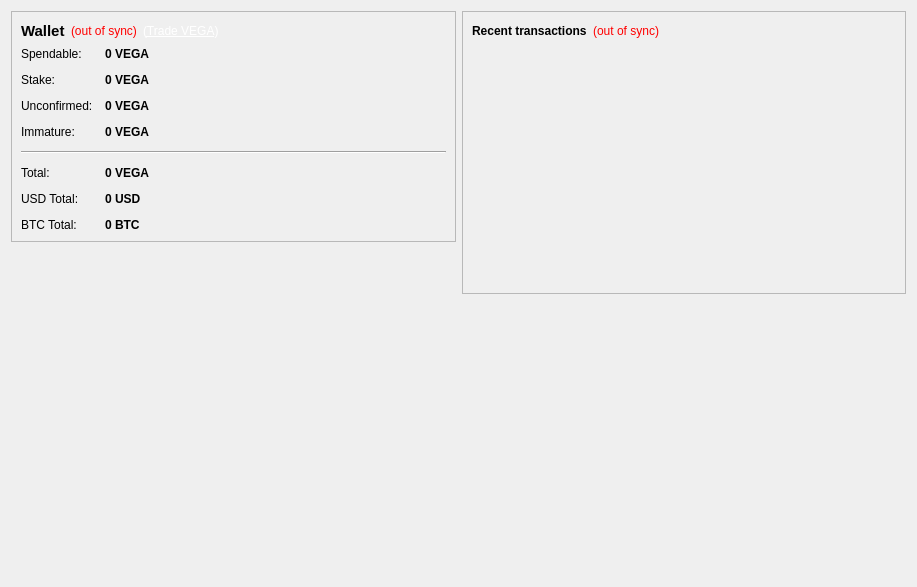
<?xml version="1.0" encoding="UTF-8"?>
<ui version="4.0">
 <class>OverviewPage</class>
 <widget class="QWidget" name="OverviewPage">
  <property name="geometry">
   <rect>
    <x>0</x>
    <y>0</y>
    <width>917</width>
    <height>587</height>
   </rect>
  </property>
  <property name="windowTitle">
   <string>Form</string>
  </property>
  <layout class="QHBoxLayout" name="horizontalLayout" stretch="1,1">
   <item>
    <layout class="QVBoxLayout" name="verticalLayout_2">
     <item>
      <widget class="QFrame" name="frame">
       <property name="frameShape">
        <enum>QFrame::StyledPanel</enum>
       </property>
       <property name="frameShadow">
        <enum>QFrame::Raised</enum>
       </property>
       <layout class="QVBoxLayout" name="verticalLayout_4">
        <item>
         <layout class="QHBoxLayout" name="horizontalLayout_4">
          <item>
           <widget class="QLabel" name="label_5">
            <property name="font">
             <font>
              <pointsize>11</pointsize>
              <weight>75</weight>
              <bold>true</bold>
             </font>
            </property>
            <property name="text">
             <string>Wallet</string>
            </property>
           </widget>
          </item>
          <item>
           <widget class="QLabel" name="labelWalletStatus">
            <property name="toolTip">
             <string>The displayed information may be out of date. Your wallet automatically synchronizes with the Vegacoin network after a connection is established, but this process has not completed yet.</string>
            </property>
            <property name="styleSheet">
             <string notr="true">QLabel { color: red; }</string>
            </property>
            <property name="text">
             <string notr="true">(out of sync)</string>
            </property>
            <property name="alignment">
             <set>Qt::AlignLeading|Qt::AlignLeft|Qt::AlignVCenter</set>
            </property>
           </widget>
          </item>
          <item>
           <widget class="QLabel" name="labelTradeLink">
            <property name="cursor">
             <cursorShape>PointingHandCursor</cursorShape>
            </property>
            <property name="text">
             <string>&lt;div style=&quot;color: #fff;&quot;&gt;(&lt;a href=&quot;https://www.cryptopia.co.nz/Exchange/?market=VEGA_BTC&quot; style=&quot;color: #fff;&quot;&gt;Trade VEGA&lt;/a&gt;)&lt;/div&gt;</string>
            </property>
            <property name="openExternalLinks">
             <bool>true</bool>
            </property>
           </widget>
          </item>
          <item>
           <spacer name="horizontalSpacer_2">
            <property name="orientation">
             <enum>Qt::Horizontal</enum>
            </property>
            <property name="sizeHint" stdset="0">
             <size>
              <width>40</width>
              <height>20</height>
             </size>
            </property>
           </spacer>
          </item>
         </layout>
        </item>
        <item>
         <layout class="QFormLayout" name="formLayout_2">
          <property name="fieldGrowthPolicy">
           <enum>QFormLayout::AllNonFixedFieldsGrow</enum>
          </property>
          <property name="horizontalSpacing">
           <number>12</number>
          </property>
          <property name="verticalSpacing">
           <number>12</number>
          </property>
          <item row="0" column="0">
           <widget class="QLabel" name="label">
            <property name="text">
             <string>Spendable:</string>
            </property>
           </widget>
          </item>
          <item row="0" column="1">
           <widget class="QLabel" name="labelBalance">
            <property name="font">
             <font>
              <weight>75</weight>
              <bold>true</bold>
             </font>
            </property>
            <property name="cursor">
             <cursorShape>IBeamCursor</cursorShape>
            </property>
            <property name="toolTip">
             <string>Your current spendable balance</string>
            </property>
            <property name="text">
             <string notr="true">0 VEGA</string>
            </property>
            <property name="textInteractionFlags">
             <set>Qt::LinksAccessibleByMouse|Qt::TextSelectableByKeyboard|Qt::TextSelectableByMouse</set>
            </property>
           </widget>
          </item>
          <item row="1" column="0">
           <widget class="QLabel" name="label_6">
            <property name="text">
             <string>Stake:</string>
            </property>
           </widget>
          </item>
          <item row="1" column="1">
           <widget class="QLabel" name="labelStake">
            <property name="font">
             <font>
              <weight>75</weight>
              <bold>true</bold>
             </font>
            </property>
            <property name="cursor">
             <cursorShape>IBeamCursor</cursorShape>
            </property>
            <property name="toolTip">
             <string>Total of coins that was staked, and do not yet count toward the current balance</string>
            </property>
            <property name="text">
             <string notr="true">0 VEGA</string>
            </property>
            <property name="textInteractionFlags">
             <set>Qt::LinksAccessibleByMouse|Qt::TextSelectableByKeyboard|Qt::TextSelectableByMouse</set>
            </property>
           </widget>
          </item>
          <item row="2" column="0">
           <widget class="QLabel" name="label_3">
            <property name="text">
             <string>Unconfirmed:</string>
            </property>
           </widget>
          </item>
          <item row="2" column="1">
           <widget class="QLabel" name="labelUnconfirmed">
            <property name="font">
             <font>
              <weight>75</weight>
              <bold>true</bold>
             </font>
            </property>
            <property name="cursor">
             <cursorShape>IBeamCursor</cursorShape>
            </property>
            <property name="toolTip">
             <string>Total of transactions that have yet to be confirmed, and do not yet count toward the current balance</string>
            </property>
            <property name="text">
             <string notr="true">0 VEGA</string>
            </property>
            <property name="textInteractionFlags">
             <set>Qt::LinksAccessibleByMouse|Qt::TextSelectableByKeyboard|Qt::TextSelectableByMouse</set>
            </property>
           </widget>
          </item>
          <item row="3" column="0">
           <widget class="QLabel" name="labelImmatureText">
            <property name="text">
             <string>Immature:</string>
            </property>
           </widget>
          </item>
          <item row="3" column="1">
           <widget class="QLabel" name="labelImmature">
            <property name="font">
             <font>
              <weight>75</weight>
              <bold>true</bold>
             </font>
            </property>
            <property name="toolTip">
             <string>Mined balance that has not yet matured</string>
            </property>
            <property name="text">
             <string notr="true">0 VEGA</string>
            </property>
            <property name="textInteractionFlags">
             <set>Qt::LinksAccessibleByMouse|Qt::TextSelectableByKeyboard|Qt::TextSelectableByMouse</set>
            </property>
           </widget>
          </item>
          <item row="4" column="0" colspan="2">
           <widget class="Line" name="line">
            <property name="orientation">
             <enum>Qt::Horizontal</enum>
            </property>
           </widget>
          </item>
          <item row="5" column="0">
           <widget class="QLabel" name="labelTotalText">
            <property name="text">
             <string>Total:</string>
            </property>
           </widget>
          </item>
          <item row="5" column="1">
           <widget class="QLabel" name="labelTotal">
            <property name="font">
             <font>
              <weight>75</weight>
              <bold>true</bold>
             </font>
            </property>
            <property name="cursor">
             <cursorShape>IBeamCursor</cursorShape>
            </property>
            <property name="toolTip">
             <string>Your current total balance</string>
            </property>
            <property name="text">
             <string notr="true">0 VEGA</string>
            </property>
            <property name="textInteractionFlags">
             <set>Qt::LinksAccessibleByMouse|Qt::TextSelectableByKeyboard|Qt::TextSelectableByMouse</set>
            </property>
           </widget>
          </item>
          <item row="6" column="0">
           <widget class="QLabel" name="label_7">
            <property name="text">
             <string>USD Total:</string>
            </property>
           </widget>
          </item>
          <item row="6" column="1">
           <widget class="QLabel" name="labelUSDTotal">
            <property name="font">
             <font>
              <weight>75</weight>
              <bold>true</bold>
             </font>
            </property>
            <property name="cursor">
             <cursorShape>IBeamCursor</cursorShape>
            </property>
            <property name="toolTip">
             <string>Your current total balance in USD, Rate is not updated often</string>
            </property>
            <property name="text">
             <string>0 USD</string>
            </property>
           </widget>
          </item>
          <item row="7" column="0">
           <widget class="QLabel" name="label_9">
            <property name="text">
             <string>BTC Total:</string>
            </property>
           </widget>
          </item>
          <item row="7" column="1">
           <widget class="QLabel" name="labelBTCTotal">
            <property name="font">
             <font>
              <weight>75</weight>
              <bold>true</bold>
             </font>
            </property>
            <property name="cursor">
             <cursorShape>IBeamCursor</cursorShape>
            </property>
            <property name="toolTip">
             <string>Your current total balance in BTC, Rate is not updated often</string>
            </property>
            <property name="text">
             <string>0 BTC</string>
            </property>
           </widget>
          </item>
         </layout>
        </item>
       </layout>
      </widget>
     </item>
     <item>
      <spacer name="verticalSpacer">
       <property name="orientation">
        <enum>Qt::Vertical</enum>
       </property>
       <property name="sizeHint" stdset="0">
        <size>
         <width>20</width>
         <height>40</height>
        </size>
       </property>
      </spacer>
     </item>
     <item>
      <widget class="QLabel" name="label_2">
       <property name="text">
        <string/>
       </property>
       <property name="pixmap">
        <pixmap resource="../bitcoin.qrc">:/icons/vegacoin</pixmap>
       </property>
      </widget>
     </item>
    </layout>
   </item>
   <item>
    <layout class="QVBoxLayout" name="verticalLayout_3">
     <item>
      <widget class="QFrame" name="frame_2">
       <property name="frameShape">
        <enum>QFrame::StyledPanel</enum>
       </property>
       <property name="frameShadow">
        <enum>QFrame::Raised</enum>
       </property>
       <layout class="QVBoxLayout" name="verticalLayout">
        <item>
         <layout class="QHBoxLayout" name="horizontalLayout_2">
          <item>
           <widget class="QLabel" name="label_4">
            <property name="text">
             <string>&lt;b&gt;Recent transactions&lt;/b&gt;</string>
            </property>
           </widget>
          </item>
          <item>
           <widget class="QLabel" name="labelTransactionsStatus">
            <property name="toolTip">
             <string>The displayed information may be out of date. Your wallet automatically synchronizes with the Vegacoin network after a connection is established, but this process has not completed yet.</string>
            </property>
            <property name="styleSheet">
             <string notr="true">QLabel { color: red; }</string>
            </property>
            <property name="text">
             <string notr="true">(out of sync)</string>
            </property>
            <property name="alignment">
             <set>Qt::AlignRight|Qt::AlignTrailing|Qt::AlignVCenter</set>
            </property>
           </widget>
          </item>
          <item>
           <spacer name="horizontalSpacer">
            <property name="orientation">
             <enum>Qt::Horizontal</enum>
            </property>
            <property name="sizeHint" stdset="0">
             <size>
              <width>40</width>
              <height>20</height>
             </size>
            </property>
           </spacer>
          </item>
         </layout>
        </item>
        <item>
         <widget class="QListView" name="listTransactions">
          <property name="styleSheet">
           <string notr="true">QListView { background: transparent; }</string>
          </property>
          <property name="frameShape">
           <enum>QFrame::NoFrame</enum>
          </property>
          <property name="verticalScrollBarPolicy">
           <enum>Qt::ScrollBarAlwaysOff</enum>
          </property>
          <property name="horizontalScrollBarPolicy">
           <enum>Qt::ScrollBarAlwaysOff</enum>
          </property>
          <property name="selectionMode">
           <enum>QAbstractItemView::NoSelection</enum>
          </property>
         </widget>
        </item>
       </layout>
      </widget>
     </item>
     <item>
      <spacer name="verticalSpacer_2">
       <property name="orientation">
        <enum>Qt::Vertical</enum>
       </property>
       <property name="sizeHint" stdset="0">
        <size>
         <width>20</width>
         <height>40</height>
        </size>
       </property>
      </spacer>
     </item>
    </layout>
   </item>
  </layout>
 </widget>
 <resources>
  <include location="../bitcoin.qrc"/>
 </resources>
 <connections/>
</ui>
